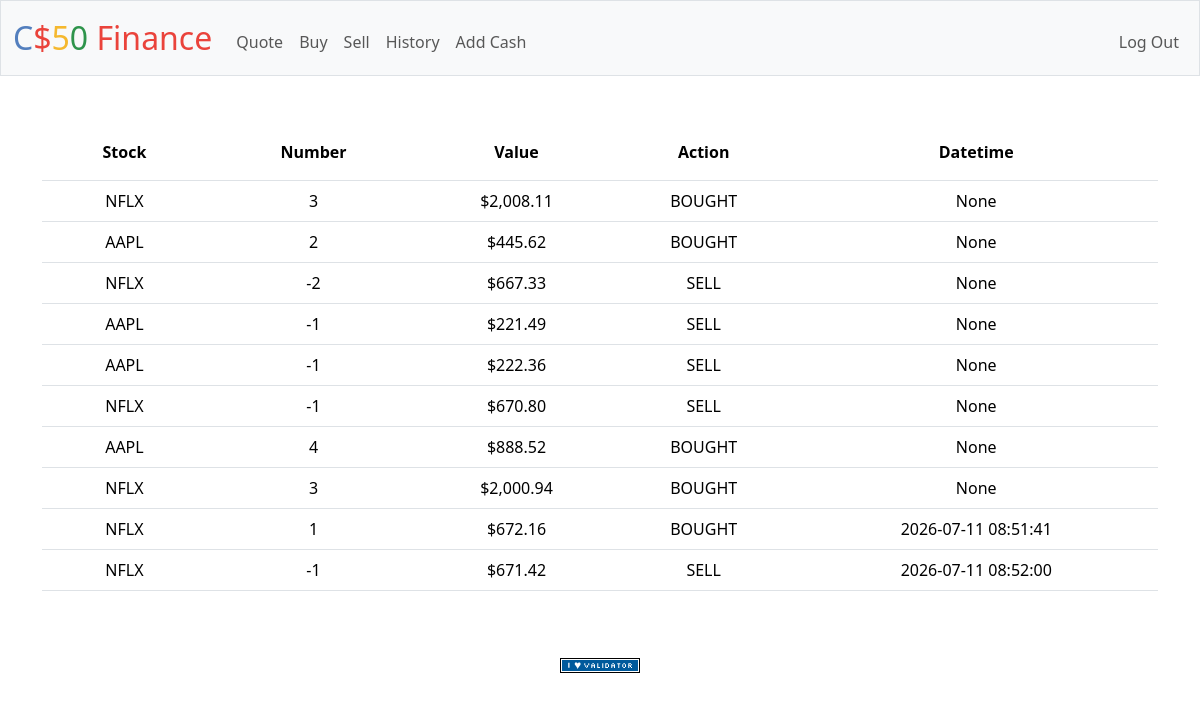
Screenshot of /history (signed in) with the database file from the repository.
### tables this page shows
CREATE TABLE history (
id INTEGER PRIMARY KEY AUTOINCREMENT,
symbol text NOT NULL,
number int NOT NULL,
amount numeric NOT NULL,
action text NOT NULL,
uid int NOT NULL
, datetime VARCHAR(20));

### app.py (the view)
@app.route("/history")
@login_required
def history():
    uid = session["user_id"]
    rows = db.execute(
        """
        SELECT symbol, number, amount, action, datetime
        FROM history
        WHERE uid = ?
        """,
        uid
    )
    return render_template("history.html", rows=rows)

### app.py (called while the page is built)
@app.after_request
def after_request(response):
    response.headers["Cache-Control"] = "no-cache, no-store, must-revalidate"
    response.headers["Expires"] = 0
    response.headers["Pragma"] = "no-cache"
    return response

### helpers.py (called while the page is built)
def login_required(f):
    @wraps(f)
    def decorated_function(*args, **kwargs):
        if session.get("user_id") is None:
            return redirect("/login")
        return f(*args, **kwargs)
    return decorated_function

def usd(value):
    return f"${value:,.2f}"

### templates/history.html (shortened to what this page needs)
{% extends "layout.html" %}
{% block main %}
    <table class="table">
        <thead>
            <tr>
                <th class="p-3">Stock</th>
                <th class="p-3">Number</th>
                <th class="p-3">Value</th>
                <th class="p-3">Action</th>
                <th class="p-3">Datetime</th>
            </tr>
        </thead>
        <tbody>
            {% for stock in rows %}
                <tr>
                    <td>{{ stock.symbol }}</td>
                    <td>{{ stock.number }}</td>
                    <td>{{ stock.amount | usd }}</td>
                    <td>{{ stock.action }}</td>
                    <td>{{ stock.datetime }}</td>
                </tr>
            {% endfor %}
        </tbody>
    </table>
{% endblock %}

### templates/layout.html (shortened to what this page needs)
<!DOCTYPE html>
<html lang="en">
    <head>
        <link href="https://cdn.jsdelivr.net/npm/bootstrap@5.3.8/dist/css/bootstrap.min.css" rel="stylesheet">
        <link href="/static/styles.css" rel="stylesheet">
    </head>
    <body>
        <nav class="bg-light border navbar navbar-expand-md navbar-light">
            <div class="container-fluid">
                <a class="navbar-brand" href="/"><span class="blue">C</span><span class="red">$</span><span class="yellow">5</span><span class="green">0</span> <span class="red">Finance</span></a>
                <div class="collapse navbar-collapse" id="navbar">
                    {% if session["user_id"] %}
                        <ul class="navbar-nav me-auto mt-2">
                            <li class="nav-item"><a class="nav-link" href="/quote">Quote</a></li>
                            <li class="nav-item"><a class="nav-link" href="/buy">Buy</a></li>
                            <li class="nav-item"><a class="nav-link" href="/sell">Sell</a></li>
                            <li class="nav-item"><a class="nav-link" href="/history">History</a></li>
                            <li class="nav-item"><a class="nav-link" href="/addcash">Add Cash</a></li>
                        </ul>
                        <ul class="navbar-nav ms-auto mt-2">
                            <li class="nav-item"><a class="nav-link" href="/logout">Log Out</a></li>
                        </ul>
                    {% else %}
                        <ul class="navbar-nav ms-auto mt-2">
                            <li class="nav-item"><a class="nav-link" href="/register">Register</a></li>
                            <li class="nav-item"><a class="nav-link" href="/login">Log In</a></li>
                        </ul>
                    {% endif %}
                </div>
            </div>
        </nav>
        <main class="container py-5 text-center">
            {% block main %}{% endblock %}
        </main>
        <footer class="mb-5">
            <form action="https://validator.w3.org/check" class="text-center" enctype="multipart/form-data" method="post" target="_blank">
                <input alt="Validate" src="/static/I_heart_validator.png" type="image">
            </form>
        </footer>
    </body>
</html>

### static/styles.css (style rules this page uses)
nav .navbar-brand { font-size: xx-large; }
nav .navbar-brand .blue { color: #537fbe; }
nav .navbar-brand .red { color: #ea433b; }
nav .navbar-brand .yellow { color: #f5b82e; }
nav .navbar-brand .green { color: #2e944b; }

### rows the page displays
history: symbol "NFLX", number "3", amount "$2,008.11", action "BOUGHT", datetime "None"
history: symbol "AAPL", number "2", amount "$445.62", action "BOUGHT", datetime "None"
history: symbol "NFLX", number "-2", amount "$667.33", action "SELL", datetime "None"
history: symbol "AAPL", number "-1", amount "$221.49", action "SELL", datetime "None"
history: symbol "AAPL", number "-1", amount "$222.36", action "SELL", datetime "None"
history: symbol "NFLX", number "-1", amount "$670.80", action "SELL", datetime "None"
history: symbol "AAPL", number "4", amount "$888.52", action "BOUGHT", datetime "None"
history: symbol "NFLX", number "3", amount "$2,000.94", action "BOUGHT", datetime "None"
history: symbol "NFLX", number "1", amount "$672.16", action "BOUGHT", datetime "2026-07-11 08:51:41"
history: symbol "NFLX", number "-1", amount "$671.42", action "SELL", datetime "2026-07-11 08:52:00"
